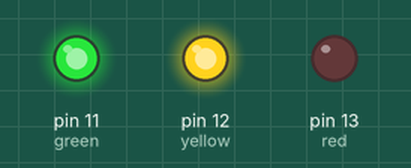
Simulated run of this sketch. Board: Arduino Uno, built with avr-gcc and run on an emulated ATmega328P. On the bench: output pins drawn as LEDs (lit = HIGH).

Above: at 0.5 s.
At 1.5 s:
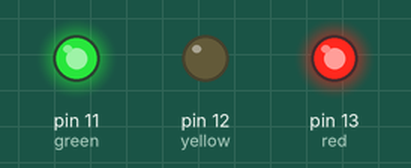
At 5.5 s:
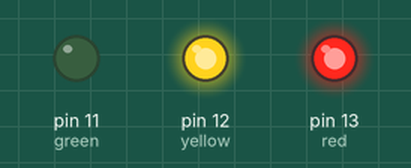
Timing chart, 0 to 6.9 s (numbered marks = the images above):
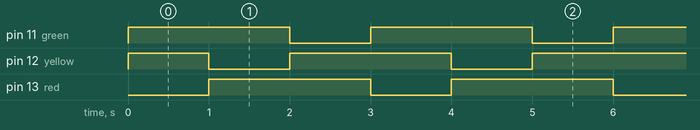

The sketch:

TRAFFIC_LED.ino
```cpp
int red = 13;
int yellow = 12;
int green = 11;

void setup(){

  pinMode(red, OUTPUT);
  pinMode(yellow, OUTPUT);
  pinMode(green, OUTPUT);
}
void loop(){
  //for red
digitalWrite(red, LOW);
digitalWrite(yellow, HIGH);
digitalWrite(green, HIGH);
delay(1000);//15 SEC
//for yellow
digitalWrite(red, HIGH);
digitalWrite(yellow, LOW);
digitalWrite(green, HIGH);
delay(1000);//1 SEC
//for green
digitalWrite(red, HIGH);
digitalWrite(yellow, HIGH);
digitalWrite(green, LOW);
delay(1000);//1 SEC
}
```

Measured:
- by itself, pin 11 (green), pin 13 (red): alternates HIGH for 2.0 s and LOW for 1.0 s
- by itself, pin 12 (yellow): repeats every 3.0 s: LOW 1.0 s, HIGH 2.0 s
- by itself, everything shown: repeats every 3.0 s, in 3 steps
